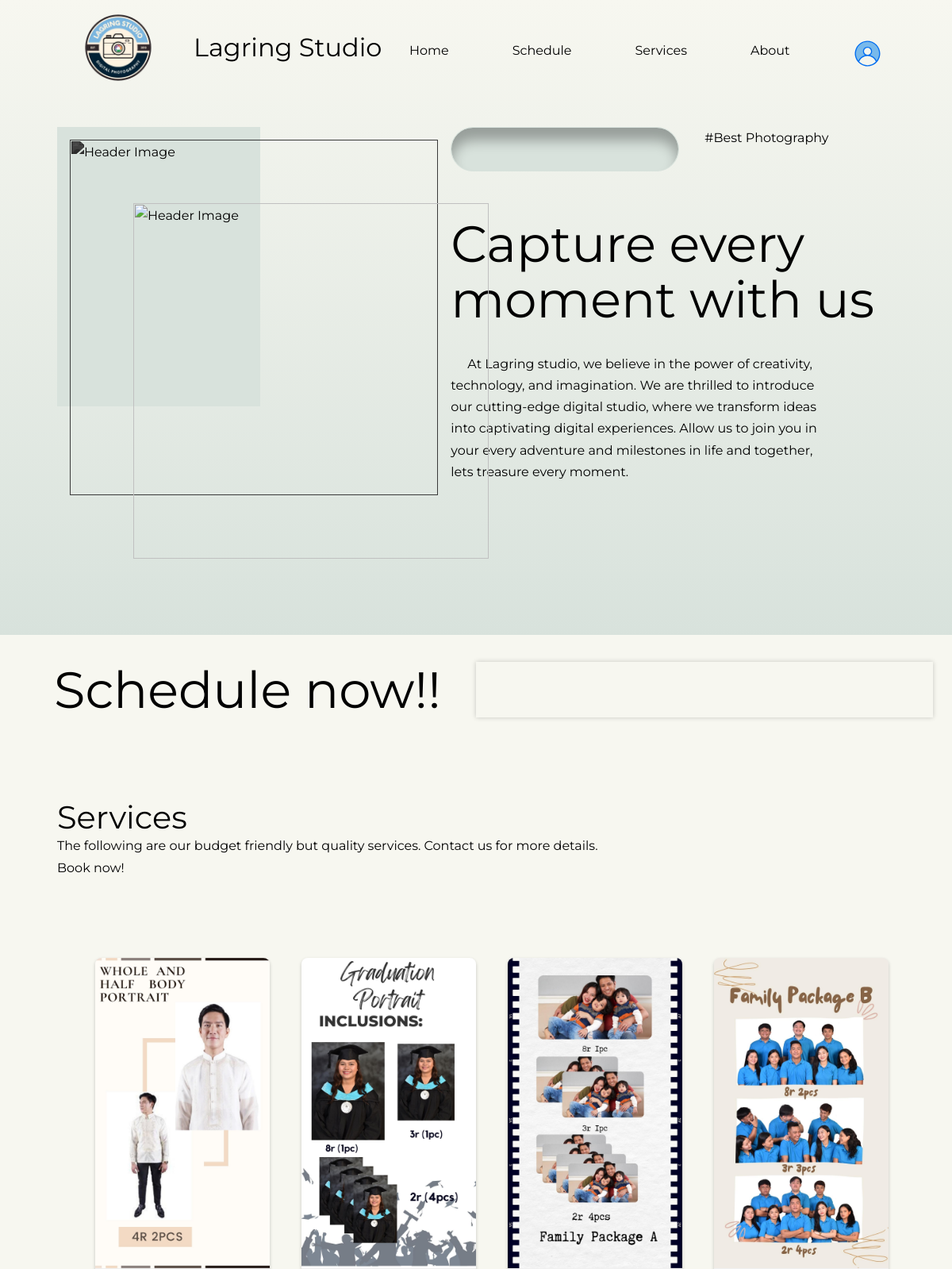
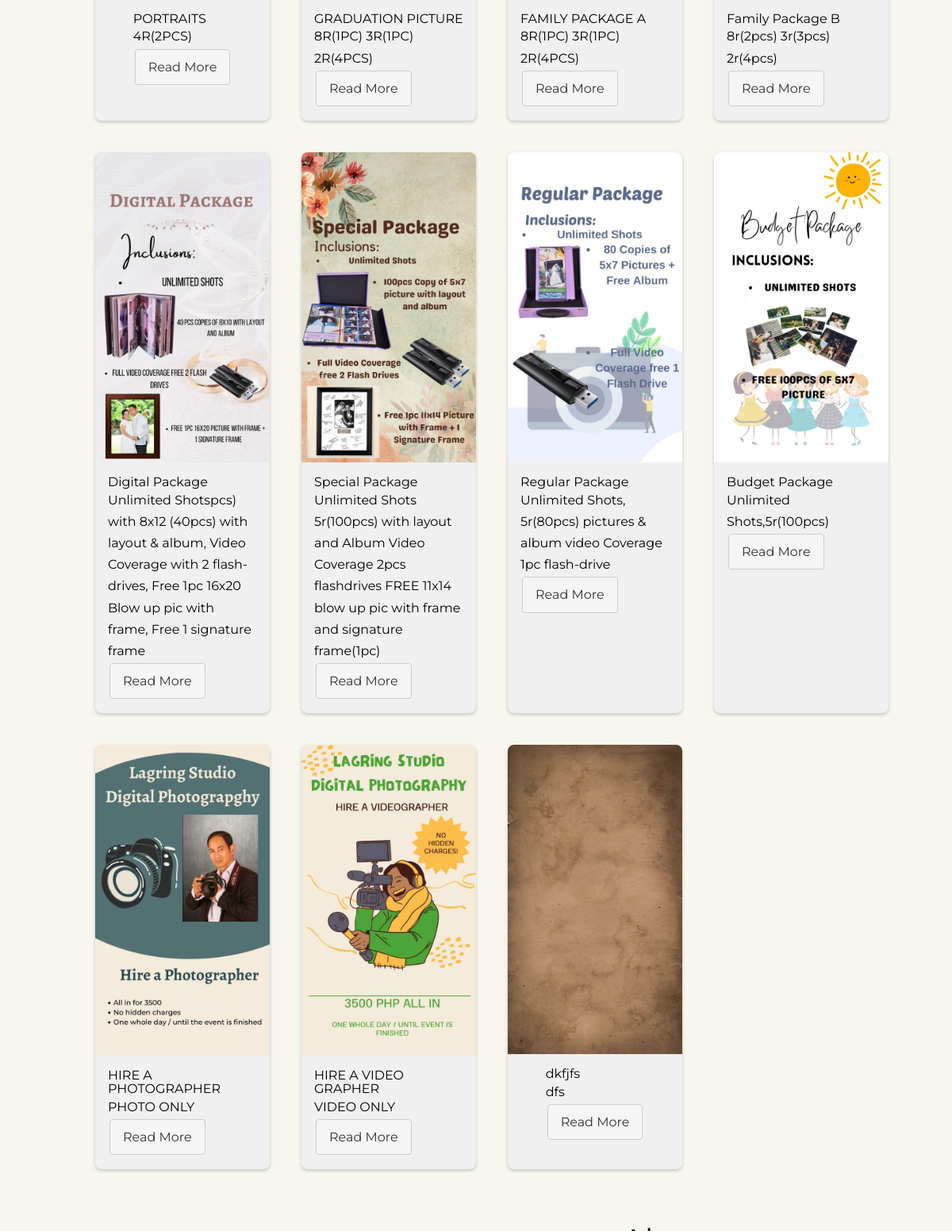
Page /user/user.php (signed in, upper part) on the committed database (2 pictures, top to bottom).
### tables this page shows
CREATE TABLE IF NOT EXISTS `website` (
  `website_content_id` int NOT NULL AUTO_INCREMENT,
  `heading_title` varchar(200) NOT NULL,
  `heading_paragraph` varchar(500) NOT NULL,
  `contact` bigint NOT NULL,
  `email` varchar(100) NOT NULL,
  `services_paragraph` varchar(200) NOT NULL,
  `about_paragraph` varchar(1000) NOT NULL,
  `heading_image` varchar(100) NOT NULL,
  PRIMARY KEY (`website_content_id`)
);

CREATE TABLE IF NOT EXISTS `services` (
  `service_id` int NOT NULL AUTO_INCREMENT,
  `service_name` varchar(250) NOT NULL,
  `service_image` varchar(255) NOT NULL,
  `service_description` varchar(500) NOT NULL,
  `service_type` varchar(200) NOT NULL,
  `service_price` int DEFAULT NULL,
  `service_date_added` datetime NOT NULL DEFAULT CURRENT_TIMESTAMP,
  `archived_flag` int NOT NULL DEFAULT '1',
  PRIMARY KEY (`service_id`)
);

### user/user.php (the view, shortened to what this page needs)
<?php require_once('session.php');
 include 'calendarSubmit.php'; ?>
<DOCTYPE html>
<html lang="en">
<head>
    <link rel="stylesheet" href="https://unicons.iconscout.com/release/v4.0.0/css/line.css">
    <link rel="stylesheet" href="https://cdn.jsdelivr.net/npm/swiper@11/swiper-bundle.min.css" />
    <link rel="stylesheet" href="../assets/css/personalinfo.css"/>
    <link rel="stylesheet" href="../assets/js/calendar.global.min.js" />
    <link rel="stylesheet" href="../assets/global/css/table.css">
    <link rel="stylesheet" href="../assets/global/css/global.css">
    <link rel="stylesheet" href="../assets/css/style.css">
    <link rel="stylesheet" href="../assets/css/login.css">
</head>
<body>
    <nav style = "z-index: 5 !important">
    <div class="container nav__container">
        <a href="index.html" class="nav__logo"><img src="../assets/images/logo.png" alt="Nav Logo"></a>
        <span class="nav__title">Lagring Studio</span>
        <ul class="nav__links">
            <li><a href="#">Home</a></li>
            <li><a href="#schedule">Schedule</a></li>
            <li><a href="#services">Services</a></li>
            <li><a href="#about">About</a></li>
                <li class = "personal-info">
                    </li>
    </div>
    </nav>
    <?php
            $sql = "SELECT heading_title, heading_paragraph, services_paragraph, contact, email, about_paragraph FROM website";
            $result = $connection->query($sql);
            if ($result->num_rows > 0) {
                $row = $result->fetch_assoc();
                $headingTitle = $row['heading_title'];
                $headingParagraph = $row['heading_paragraph'];
                $servicesParagraph = $row['services_paragraph'];
            }
            ?>
    <header>
        <div class="container header__container">
            <div class="header__left">
                <div class="header__image-lg">
                </div>
                <div class="header__image-sm">
                    <img src="../assets/images/samplepic.JPG" alt="Header Image">
                </div>
            </div>
            <div class="header__right">
                <div class="header__head">
                    <div class="empty header__empty"></div>
                    <a class="header__tag">#Best Photography</a>
                </div>
                <h1><?php echo $headingTitle;?></h1>
                <p>
                &nbsp;&nbsp;&nbsp;&nbsp;<?php echo $headingParagraph; ?>
                </p>
        </div>
    </header>
    <section id="schedule">
        <div class="row m-4 p-4">
            <div class="col-sm-6 justify-content-center align-items-center">
            <h1>Schedule now!!</h1>
            </div>
            <div class="col-sm-6  p-3 shadow">
            </div>
        </div>
        </section>
        <section id="services">
    <div class="container services__container">
        <h2 class="services__title">Services</h2>
        <div class="services__head">
            <p><?php echo $servicesParagraph; ?></p>
        </div>
    </div>
</section>
                <?php
                $sql = mysqli_query($connection, "SELECT * FROM services WHERE archived_flag = 1") or die(mysqli_error($connection));
                ?>
                <div class="card__container justify-content-left">
                    <?php
                   while ($row = mysqli_fetch_array($sql)) {
                    ?>
                        <div class="card__index">
                            <img src="../assets/global/services_images/<?php echo $row['service_image']; ?>" alt="">
                            <div class="card__content p-3">
                                <h3><?php echo $row['service_name']; ?></h3>
                                <p><?php echo $row['service_description']; ?></p>
                                <a href="" class="Btn">Read More</a>
                            </div>
                        </div>
                    <?php } ?>
                </div>
<section id="about">
    <div class="container about__container">
    <div class="about__right">
        <h2 class="about__title">About <br/> Lagring Studio</h2>
    </div>
    </div>
</section>
</body>
</html>

### assets/css/personalinfo.css (style rules this page uses)
.personal-info { list-style-type: none; position: relative; padding: 0.625rem 0 0.5rem; }
.profile { margin-top: -10px; height: 35px; width: auto; cursor: pointer; }

### assets/global/css/global.css (style rules this page uses)
.shadow { box-shadow: 0 0 6px rgba(0, 0, 0, 0.2); }
.m-4 { margin: 1.5rem; }
.p-3 { padding: 1rem; }
.p-4 { padding: 1.5rem; }
.btn { display: inline-block; padding: 0.5em 1em; margin: 2px 2px 2px 2px; border: 1px solid #ccc; border-radius: 4px; background-color: #f5f5f5; color: #333; font-size: 16px; text-align: center; text-decoration: none; cursor: pointer; transition: background-color 0.3s ease; }
* { margin: 0; padding: 0; box-sizing: border-box; }
.row { display: flex; justify-content: center; flex-wrap: wrap; margin: 10px 0 10px 0; }
.col-sm-6 { flex: 0 0 50%; max-width: 50%; }
.justify-content-left { display: flex; justify-content: left !important; }
.justify-content-center { display: flex; justify-content: center !important; }
.align-items-center { display: flex; align-items: center; }

### assets/css/style.css (style rules this page uses)
:root { --color-primary: #000; --color-primary: #000; --color-primary-variant: #000; --color-bg-1:#D8E2DC; --color-bg-2:#D8E2DC; --color-bg-3:#F7F7F0; --color-bg-4:#D8E2DC; --color-bg-5:#216c9e; --color-light: #000; --color-white:hsl(0, 0%, 0%); --container-witdh-lg:88%; --container-witdh-md: 92%; --transition: all 400ms ease; }
* { margin:0; padding: 0; border: 0; outline:0; list-style: none; text-decoration: none; box-sizing: border-box; }
html { scroll-behavior: smooth; }
body { font-family: 'Montserrat'; background: var(--color-bg-3); color: var(--color-light); line-height: 1.7; }
h1, h2, h3 { line-height: 1.1; font-weight: 400; }
h1 { font-size:4rem; color: var(--color-white); }
h2 { font-size: 2.5rem; }
h3 { font-size: 1rem; }
a { color: var(--color-light); transition: var(--transition); }
.container { width: var(--container-witdh-lg); margin: 0 auto; max-width: 2600px; }
img { display:block; object-fit: cover; width: 100%; }
nav { height: 6rem; width: 100vw; display: grid; place-items: center; position: fixed; top: 0; left: 0; z-index: 99; }
.nav__container { height: 100%; display: flex; justify-content: space-around; align-items: center; }
.nav__logo { width: 7.5rem; }
.nav__title { font-size: 2rem; }
.nav__links { margin-top: 2rem; display: inline-flex; gap: 5rem; }
header { max-width: 100vw; height: 100vh; position: relative; top: 0; background: linear-gradient(var(--color-bg-3), var(--color-bg-1)); overflow: hidden; }
.header__container { display: grid; grid-template-columns: 43% 53%; gap: 4%; margin-top: 10rem; position: relative; }
.header__image-lg { width: 29rem; position: relative; top: 1rem; left: 1rem; filter: saturate(0) brightness(0.3); transition: var(--transition); }
.header__image-sm { width: 28rem; height: 28rem; overflow: hidden; position: absolute; left: 6rem; top: 6rem; transition: var(--transition); }
.header__head { display: flex; gap: 2rem; align-items: flex-start; }
.empty { height: 3.5rem; width: 18rem; background: var(--color-bg-2); border-radius: calc(3.5rem / 2); margin-bottom: 3.5rem; box-shadow: inset 0 1rem 1rem rgba(0,0,0,0.3); border: 1px solid var(--color-bg-4); }
.header__tag { color: var(--color-primary-variant); }
.header__right p { margin-top: 2rem; width: 85%; }
#about { margin-top: 10rem; }
.about__container { display: grid; grid-template-columns: 1fr 1fr; gap: 2rem; position: relative; }
.about__title { position: absolute; top: -7rem; z-index: 1; }
.about__right { margin-left: 5rem; }
#services { margin-top: 5rem; margin-bottom: 5rem; }
.services__container { position: relative; }
.services__head { display: grid; grid-template-columns: auto 10rem; justify-content: space-between; align-items: center; }
.services__head > p { width: 45rem; }
.card__container { display: flex; justify-content: center; flex-wrap: wrap; margin: 10px 15px 15px 100px; }
.card__index { width: 220px; background-color: #f0f0f0; border-radius: 8px; overflow: hidden; box-shadow: 0px 2px 4px rgba(0, 0, 0, 0.2); margin: 20px; display: flex; flex-direction: column; justify-content: none; align-items: center; }
.card__index img { width: 100%; height: auto; }

### assets/css/login.css (style rules this page uses)
:root { --color-primary: #000; --color-primary: #000; --color-primary-variant: #000; --color-bg-1: #d8e2dc; --color-bg-2: #d8e2dc; --color-bg-3: #f7f7f0; --color-bg-4: #d8e2dc; --color-bg-5: #216c9e; --color-light: #000; --color-white: hsl(0, 0%, 0%); --container-witdh-lg: 88%; --container-witdh-md: 92%; --transition: all 400ms ease; }
:root { --blue: #1613d4; }

### rows in the picture
website: heading_title "Capture every moment with us", heading_paragraph "At Lagring studio, we believe in the power of creativity, technology, and imagination. We are thrilled to introduce our cutting-edge digital studio, where we transform ideas into captivating digital experiences. Allow us to join you in your every adventure and milestones in life and together, lets treasure every moment.", services_paragraph "The following are our budget friendly but quality services. Contact us for more details. Book now!"
services: service_image (picture), service_name "PORTRAITS", service_description "4R(2PCS)"
services: service_image (picture), service_name "GRADUATION PICTURE", service_description "8R(1PC) 3R(1PC) 2R(4PCS)"
services: service_image (picture), service_name "FAMILY PACKAGE A", service_description "8R(1PC) 3R(1PC) 2R(4PCS)"
services: service_image (picture), service_name "Family Package B", service_description "8r(2pcs) 3r(3pcs) 2r(4pcs)"
services: service_image (picture), service_name "Digital Package", service_description "Unlimited Shotspcs) with 8x12 (40pcs) with layout & album, Video Coverage with 2 flash-drives, Free 1pc 16x20 Blow up pic with frame, Free 1 signature frame"
services: service_image (picture), service_name "Special Package", service_description "Unlimited Shots 5r(100pcs) with layout and Album Video Coverage 2pcs flashdrives FREE 11x14 blow up pic with frame and signature frame(1pc)"
services: service_image (picture), service_name "Regular Package", service_description "Unlimited Shots, 5r(80pcs) pictures & album video Coverage 1pc flash-drive"
services: service_image (picture), service_name "Budget Package", service_description "Unlimited Shots,5r(100pcs)"
services: service_image (picture), service_name "HIRE A PHOTOGRAPHER", service_description "PHOTO ONLY"
services: service_image (picture), service_name "HIRE A VIDEO GRAPHER", service_description "VIDEO ONLY"
services: service_image (picture), service_name "dkfjfs", service_description "dfs"
